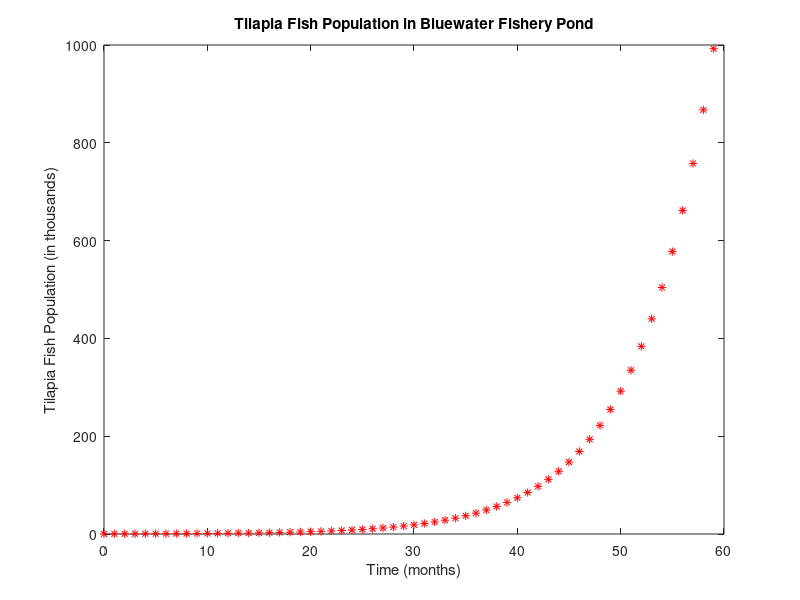

This figure's MATLAB source:
% 1.Carrying capacity calculation
surface_area=100
depth=1.5
carrying_capacity=250*surface_area*depth
disp(['Carrying Capacity of the Pond: ' num2str(carrying_capacity) ' Tilapia fish']);

% 3.Find growth rate
n=[0:1:23];
an=[0.30 0.36 0.44 0.54 0.66 0.80 0.98 1.18 1.44 1.74 2.11 2.54 3.06 3.67 4.39 5.23 6.19 7.29 8.55 9.94 11.47 13.12 14.87 16.70];

dan=zeros(1,23);
for i=1:23
  dan(i)=an(i+1)-an(i);
endfor
dan

an_new =(37500-an).*an;
x = an_new(1:23);
y = dan;

r = sum(x.*y) / sum(x.*x)

% 4. Plot the Predicted population vs time up to December 2026
pan=zeros(1,60);
pan(1)=0.30;
for i=1:59;
  pan(i+1) = pan(i) + r*(37500-pan(i))*pan(i);
endfor
pan

n_new=[0:1:59]
plot(n_new,pan,'r*');
xlabel('Time (months)');
ylabel('Tilapia Fish Population (in thousands)');
title('Tilapia Fish Population in Bluewater Fishery Pond');


